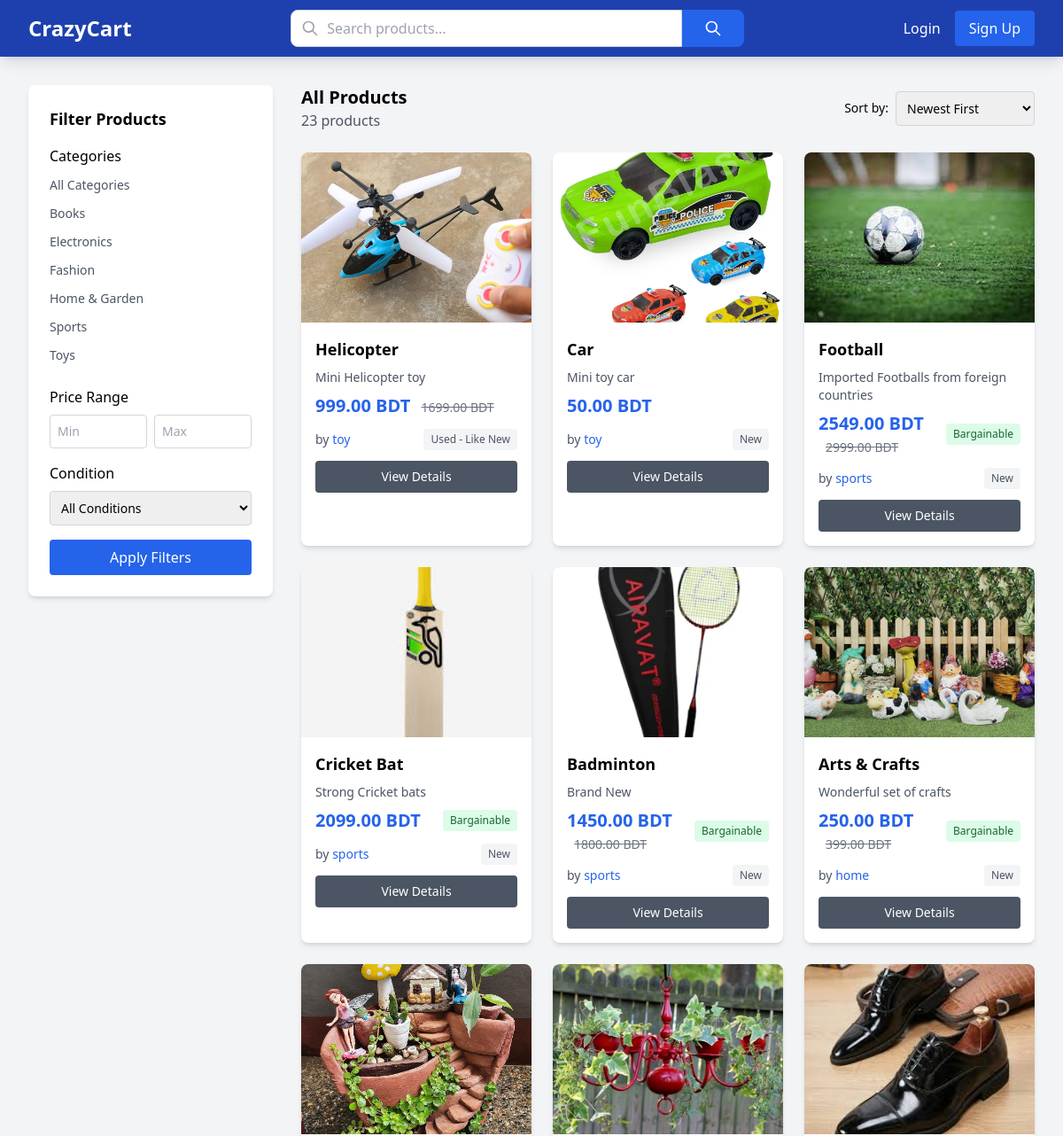
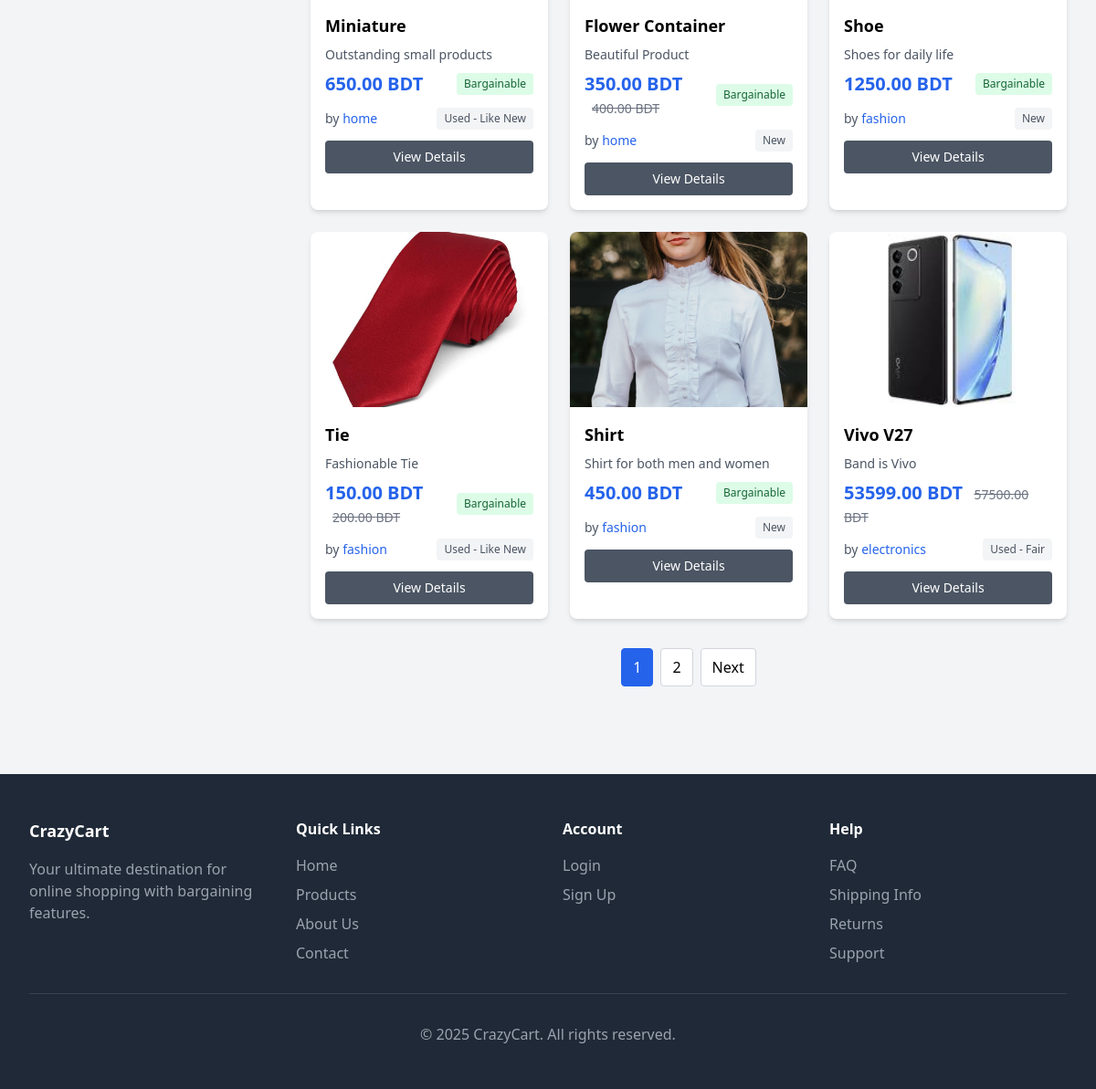
Screenshot of /products/ with the database file from the repository (2 pictures, top to bottom).
### products/models.py (models this page shows, shortened)
class Category(models.Model):
    name = models.CharField(max_length=100, unique=True)
    slug = models.SlugField(max_length=100, unique=True, blank=True)
    description = models.TextField(blank=True)
    image = models.ImageField(upload_to='categories/', blank=True, null=True)
    is_active = models.BooleanField(default=True)
    created_at = models.DateTimeField(auto_now_add=True)
    class Meta:
        verbose_name_plural = 'Categories'
        ordering = ['name']

class Product(models.Model):
    CONDITION_CHOICES = [
        ('new', 'New'),
        ('used_like_new', 'Used - Like New'),
        ('used_good', 'Used - Good'),
        ('used_fair', 'Used - Fair'),
    ]
    seller = models.ForeignKey(settings.AUTH_USER_MODEL, on_delete=models.CASCADE, related_name='products')
    category = models.ForeignKey(Category, on_delete=models.CASCADE, related_name='products')
    name = models.CharField(max_length=200)
    slug = models.SlugField(max_length=200, blank=True)
    description = models.TextField()
    price = models.DecimalField(max_digits=10, decimal_places=2)
    original_price = models.DecimalField(max_digits=10, decimal_places=2, blank=True, null=True)
    condition = models.CharField(max_length=20, choices=CONDITION_CHOICES, default='new')
    stock_quantity = models.PositiveIntegerField(default=1)
    sku = models.CharField(max_length=100, unique=True, blank=True)
    weight = models.DecimalField(max_digits=5, decimal_places=2, blank=True, null=True)
    dimensions = models.CharField(max_length=100, blank=True, null=True)
    brand = models.CharField(max_length=100, blank=True, null=True)
    model = models.CharField(max_length=100, blank=True, null=True)
    color = models.CharField(max_length=50, blank=True, null=True)
    size = models.CharField(max_length=50, blank=True, null=True)
    is_active = models.BooleanField(default=True)
    is_featured = models.BooleanField(default=False)
    allow_bargaining = models.BooleanField(default=True)
    minimum_bargain_price = models.DecimalField(max_digits=10, decimal_places=2, blank=True, null=True)
    views_count = models.PositiveIntegerField(default=0)
    created_at = models.DateTimeField(auto_now_add=True)
    updated_at = models.DateTimeField(auto_now=True)
    class Meta:
        ordering = ['-created_at']
    @property
    def is_in_stock(self):
        return self.stock_quantity > 0

class ProductImage(models.Model):
    product = models.ForeignKey(Product, on_delete=models.CASCADE, related_name='images')
    image = models.ImageField(upload_to='products/')
    alt_text = models.CharField(max_length=200, blank=True)
    is_primary = models.BooleanField(default=False)
    order = models.PositiveIntegerField(default=0)
    class Meta:
        ordering = ['order', 'id']

### accounts/models.py (models this page shows, shortened)
class User(AbstractUser):
    USER_TYPE_CHOICES = [
        ('buyer', 'Buyer'),
        ('seller', 'Seller'),
    ]
    user_type = models.CharField(max_length=10, choices=USER_TYPE_CHOICES, default='buyer')
    phone_number = models.CharField(max_length=15, blank=True, null=True)
    address = models.TextField(blank=True, null=True)
    city = models.CharField(max_length=100, blank=True, null=True)
    state = models.CharField(max_length=100, blank=True, null=True)
    postal_code = models.CharField(max_length=10, blank=True, null=True)
    country = models.CharField(max_length=100, blank=True, null=True)
    crazycart_balance = models.DecimalField(max_digits=10, decimal_places=2, default=0.00)
    created_at = models.DateTimeField(auto_now_add=True)
    updated_at = models.DateTimeField(auto_now=True)

### products/views.py (the view)
# urls.py: path("", views.product_list_view, name="product_list"),
def product_list_view(request, category_slug=None):
    products = Product.objects.filter(is_active=True).select_related(
        "seller", "category"
    )
    category = None
    if category_slug:
        category = get_object_or_404(Category, slug=category_slug, is_active=True)
        products = products.filter(category=category)
    query = request.GET.get("q")
    if query:
        products = products.filter(
            Q(name__icontains=query)
            | Q(description__icontains=query)
            | Q(brand__icontains=query)
        )
    min_price = request.GET.get("min_price")
    max_price = request.GET.get("max_price")
    condition = request.GET.get("condition")
    if min_price:
        products = products.filter(price__gte=min_price)
    if max_price:
        products = products.filter(price__lte=max_price)
    if condition:
        products = products.filter(condition=condition)
    sort_by = request.GET.get("sort", "-created_at")
    if sort_by in ["price", "-price", "name", "-name", "created_at", "-created_at"]:
        products = products.order_by(sort_by)
    paginator = Paginator(products, 12)
    page_number = request.GET.get("page")
    page_obj = paginator.get_page(page_number)
    categories = Category.objects.filter(is_active=True)
    context = {
        "page_obj": page_obj,
        "categories": categories,
        "current_category": category,
        "query": query,
        "sort_by": sort_by,
    }
    return render(request, "products/product_list.html", context)

### templates/products/product_list.html (shortened to what this page needs)
{% extends 'base.html' %}
{% load static %}
{% block content %}
<div class="max-w-7xl mx-auto px-4 sm:px-6 lg:px-8 py-8">
    <div class="flex flex-col lg:flex-row gap-8">
        <div class="lg:w-1/4">
            <div class="bg-white rounded-lg shadow-md p-6">
                <h3 class="text-lg font-semibold mb-4">Filter Products</h3>
                <div class="mb-6">
                    <h4 class="font-medium mb-2">Categories</h4>
                    <ul class="space-y-2">
                        <li>
                            <a href="{% url 'products:product_list' %}"
                               class="text-sm text-gray-600 hover:text-blue-600 {% if not current_category %}font-medium text-blue-600{% endif %}">
                                All Categories
                            </a>
                        </li>
                        {% for category in categories %}
                        <li>
                            <a href="{% url 'products:product_list_by_category' category.slug %}"
                               class="text-sm text-gray-600 hover:text-blue-600 {% if current_category == category %}font-medium text-blue-600{% endif %}">
                                {{ category.name }}
                            </a>
                        </li>
                        {% endfor %}
                    </ul>
                </div>
                <form method="GET" class="space-y-4">
                    <div>
                        <h4 class="font-medium mb-2">Price Range</h4>
                        <div class="flex space-x-2">
                            <input type="number" name="min_price" placeholder="Min" step="0.01"
                                   class="w-full p-2 border border-gray-300 rounded text-sm">
                            <input type="number" name="max_price" placeholder="Max" step="0.01"
                                   class="w-full p-2 border border-gray-300 rounded text-sm">
                        </div>
                    </div>
                    <div>
                        <h4 class="font-medium mb-2">Condition</h4>
                        <select name="condition" class="w-full p-2 border border-gray-300 rounded text-sm">
                            <option value="">All Conditions</option>
                        </select>
                    </div>
                    <button type="submit" class="w-full bg-blue-600 text-white py-2 rounded hover:bg-blue-700">
                        Apply Filters
                    </button>
                </form>
            </div>
        </div>
        <div class="lg:w-3/4">
            <div class="flex justify-between items-center mb-6">
                <div>
                    {% if query %}
                        <h2 class="text-xl font-semibold">Search results for "{{ query }}"</h2>
                        <p class="text-gray-600">{{ page_obj.paginator.count }} products found</p>
                    {% elif current_category %}
                        <h2 class="text-xl font-semibold">{{ current_category.name }}</h2>
                        <p class="text-gray-600">{{ page_obj.paginator.count }} products</p>
                    {% else %}
                        <h2 class="text-xl font-semibold">All Products</h2>
                        <p class="text-gray-600">{{ page_obj.paginator.count }} products</p>
                    {% endif %}
                </div>
                <form method="GET" class="flex items-center space-x-2">
                    <label class="text-sm font-medium">Sort by:</label>
                    <select name="sort" onchange="this.form.submit()" class="p-2 border border-gray-300 rounded text-sm">
                        <option value="-created_at" {% if sort_by == '-created_at' %}selected{% endif %}>Newest First</option>
                    </select>
                </form>
            </div>
            {% if page_obj %}
                <div class="grid grid-cols-1 md:grid-cols-2 lg:grid-cols-3 gap-6">
                    {% for product in page_obj %}
                    <div class="bg-white rounded-lg shadow-md overflow-hidden product-card">
                        <div class="h-48 bg-gray-200 flex items-center justify-center">
                            {% if product.images.first %}
                                <img src="{{ product.images.first.image.url }}" alt="{{ product.name }}"
                                     class="h-full w-full object-cover">
                            {% else %}
                                <div class="text-gray-400">
                                    <svg class="w-12 h-12" fill="currentColor" viewBox="0 0 20 20">
                                        <path fill-rule="evenodd" d="M4 3a2 2 0 00-2 2v10a2 2 0 002 2h12a2 2 0 002-2V5a2 2 0 00-2-2H4zm12 12H4l4-8 3 6 2-4 3 6z" clip-rule="evenodd"></path>
                                    </svg>
                                </div>
                            {% endif %}
                        </div>
                        <div class="p-4">
                            <h3 class="font-semibold text-lg mb-2">
                                <a href="{% url 'products:product_detail' product.slug %}"
                                   class="hover:text-blue-600">{{ product.name }}</a>
                            </h3>
                            <p class="text-gray-600 text-sm mb-2">{{ product.description|truncatewords:15 }}</p>
                            <div class="flex items-center justify-between mb-3">
                                <div>
                                    <span class="text-xl font-bold text-blue-600">{{ product.price }} BDT</span>
                                    {% if product.original_price and product.original_price > product.price %}
                                        <span class="text-sm text-gray-500 line-through ml-2">{{ product.original_price }} BDT</span>
                                    {% endif %}
                                </div>
                                {% if product.allow_bargaining %}
                                    <span class="bg-green-100 text-green-800 text-xs px-2 py-1 rounded">Bargainable</span>
                                {% endif %}
                            </div>
                            <div class="flex justify-between items-center text-sm text-gray-600 mb-3">
                                <span>by <a href="{% url 'accounts:user_profile_public' product.seller.username %}"
                                          class="text-blue-600 hover:underline">{{ product.seller.username }}</a></span>
                                <span class="bg-gray-100 px-2 py-1 rounded text-xs">{{ product.get_condition_display }}</span>
                            </div>
                            <div class="space-y-2">
                                {% if user.is_authenticated and user != product.seller and product.is_in_stock %}
                                    <button class="buy-now w-full bg-orange-600 text-white py-2 px-3 rounded text-sm hover:bg-orange-700 flex items-center justify-center"
                                            data-product-id="{{ product.id }}">
                                        <svg class="w-4 h-4 mr-1" fill="none" stroke="currentColor" viewBox="0 0 24 24">
                                            <path stroke-linecap="round" stroke-linejoin="round" stroke-width="2" d="M13 10V3L4 14h7v7l9-11h-7z"></path>
                                        </svg>
                                        Buy Now
                                    </button>
                                    <div class="flex space-x-2">
                                        <button class="add-to-cart flex-1 bg-blue-600 text-white py-2 px-3 rounded text-sm hover:bg-blue-700"
                                                data-product-id="{{ product.id }}">
                                            Add to Cart
                                        </button>
                                        {% if product.allow_bargaining %}
                                            <button class="bargain-button bg-green-600 text-white py-2 px-3 rounded text-sm hover:bg-green-700"
                                                    data-product-id="{{ product.id }}" data-original-price="{{ product.price }}">
                                                Make Offer
                                            </button>
                                        {% endif %}
                                    </div>
                                {% elif not product.is_in_stock %}
                                    <div class="w-full bg-gray-400 text-white py-2 px-3 rounded text-sm text-center cursor-not-allowed">
                                        Out of Stock
                                    </div>
                                {% else %}
                                    <a href="{% url 'products:product_detail' product.slug %}"
                                       class="block w-full bg-gray-600 text-white py-2 px-3 rounded text-sm text-center hover:bg-gray-700">
                                        View Details
                                    </a>
                                {% endif %}
                            </div>
                        </div>
                    </div>
                    {% endfor %}
                </div>
                {% if page_obj.has_other_pages %}
                <div class="mt-8 flex justify-center">
                    <nav class="flex space-x-2">
                        {% for num in page_obj.paginator.page_range %}
                            {% if page_obj.number == num %}
                                <span class="px-3 py-2 bg-blue-600 text-white border border-blue-600 rounded">{{ num }}</span>
                            {% elif num > page_obj.number|add:'-3' and num < page_obj.number|add:'3' %}
                                <a href="?page={{ num }}{% if query %}&q={{ query }}{% endif %}{% if sort_by %}&sort={{ sort_by }}{% endif %}"
                                   class="px-3 py-2 bg-white border border-gray-300 rounded hover:bg-gray-50">{{ num }}</a>
                            {% endif %}
                        {% endfor %}
                        {% if page_obj.has_next %}
                            <a href="?page={{ page_obj.next_page_number }}{% if query %}&q={{ query }}{% endif %}{% if sort_by %}&sort={{ sort_by }}{% endif %}"
                               class="px-3 py-2 bg-white border border-gray-300 rounded hover:bg-gray-50">Next</a>
                        {% endif %}
                    </nav>
                </div>
                {% endif %}
            {% else %}
                <div class="text-center py-12">
                    <h3 class="text-xl font-semibold text-gray-600 mb-4">No products found</h3>
                    <p class="text-gray-500">Try adjusting your search or filter criteria.</p>
                </div>
            {% endif %}
        </div>
    </div>
</div>
{% endblock %}

### rows the page displays
Category: name "Books"
Category: name "Electronics"
Category: name "Fashion"
Category: name "Home & Garden"
Category: name "Sports"
Category: name "Toys"
Product: images.first.image (picture), name "Helicopter", description "Mini Helicopter toy", price "999.00", original_price "1699.00", seller.username "toy", condition "Used - Like New", stock_quantity "View Details"
Product: images.first.image (picture), name "Car", description "Mini toy car", price "50.00", seller.username "toy", condition "New", stock_quantity "View Details"
Product: images.first.image (picture), name "Football", description "Imported Footballs from foreign countries", price "2549.00", original_price "2999.00", allow_bargaining "Bargainable", seller.username "sports", condition "New", stock_quantity "View Details"
Product: images.first.image (picture), name "Cricket Bat", description "Strong Cricket bats", price "2099.00", allow_bargaining "Bargainable", seller.username "sports", condition "New", stock_quantity "View Details"
Product: images.first.image (picture), name "Badminton", description "Brand New", price "1450.00", original_price "1800.00", allow_bargaining "Bargainable", seller.username "sports", condition "New", stock_quantity "View Details"
Product: images.first.image (picture), name "Arts & Crafts", description "Wonderful set of crafts", price "250.00", original_price "399.00", allow_bargaining "Bargainable", seller.username "home", condition "New", stock_quantity "View Details"
Product: images.first.image (picture), name "Miniature", description "Outstanding small products", price "650.00", allow_bargaining "Bargainable", seller.username "home", condition "Used - Like New", stock_quantity "View Details"
Product: images.first.image (picture), name "Flower Container", description "Beautiful Product", price "350.00", original_price "400.00", allow_bargaining "Bargainable", seller.username "home", condition "New", stock_quantity "View Details"
Product: images.first.image (picture), name "Shoe", description "Shoes for daily life", price "1250.00", allow_bargaining "Bargainable", seller.username "fashion", condition "New", stock_quantity "View Details"
Product: images.first.image (picture), name "Tie", description "Fashionable Tie", price "150.00", original_price "200.00", allow_bargaining "Bargainable", seller.username "fashion", condition "Used - Like New", stock_quantity "View Details"
Product: images.first.image (picture), name "Shirt", description "Shirt for both men and women", price "450.00", allow_bargaining "Bargainable", seller.username "fashion", condition "New", stock_quantity "View Details"
Product: images.first.image (picture), name "Vivo V27", description "Band is Vivo", price "53599.00", original_price "57500.00", seller.username "electronics", condition "Used - Fair", stock_quantity "View Details"

### other values shown
{{ page_obj.paginator.count }} "23"
{{ num }} "1"
{{ num }} "2"
